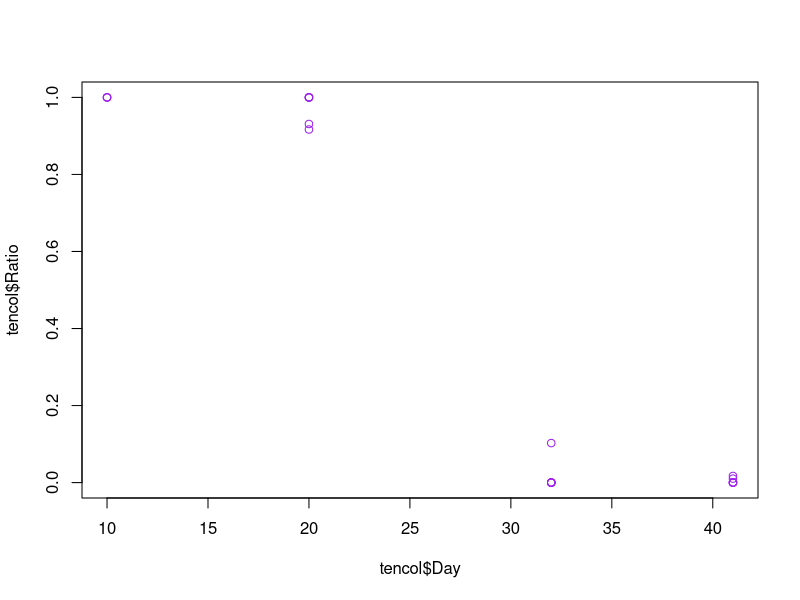
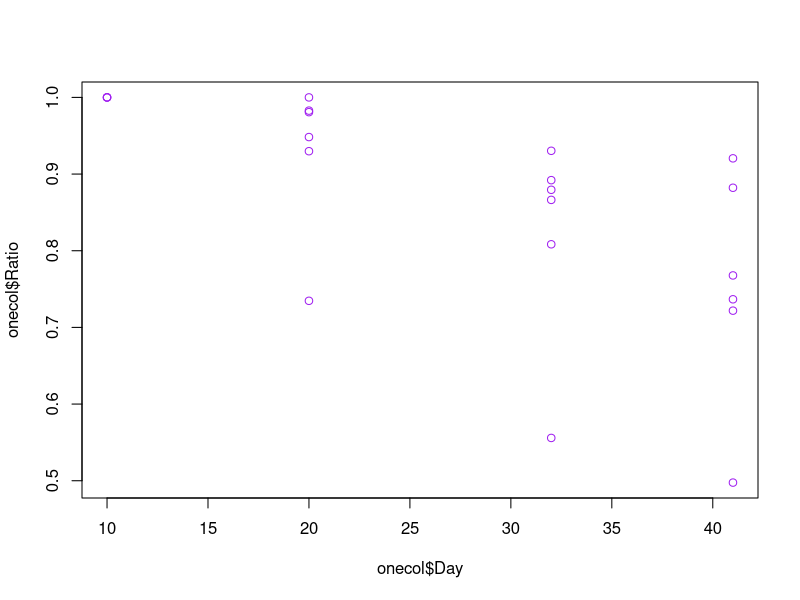

The R source for these figures, in order:
# Starvation Culture Colony Count Analysis
# Jared Brewer
# Created: July 22, 2015
# Modified: July 22, 2015

# Run a regression and make a line plot.

tencol <- read.csv("StarvationColony_TenDay_07232015_WJB.csv", header = T)
onecol <- read.csv("StarvationColony_OneDay_07232015_WJB.csv", header = T)

# Look at relative abundance and graph separately.
# Also think about doing ratios instead of absolute numbers.

plot(tencol$Day, tencol$Ratio, col='purple')
# So these look a lot better, but I'm confused about how to best separate the white and purple ones. So close.
abline(lm(Day~Ratio, data=tencol))

# Run a regression and look for differences, one at a time.
tencol.reg <- lm(Day~Ratio, data=tencol)
summary(tencol.reg)
# Significance! 

plot(onecol$Day, onecol$Ratio, col='purple')
abline(lm(Day~Ratio, data=onecol))

onecol.reg <- lm(Day~Ratio, data=onecol)
summary(onecol.reg)
